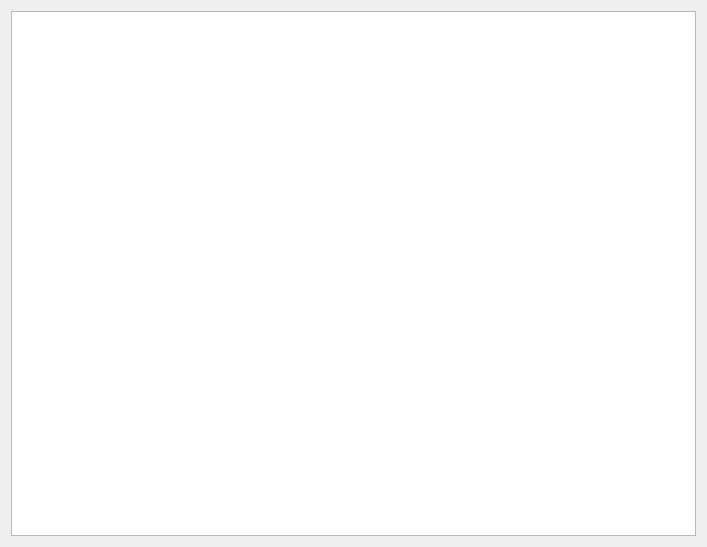
<?xml version="1.0" encoding="UTF-8"?>
<ui version="4.0">
 <class>AprsWidget</class>
 <widget class="QWidget" name="AprsWidget">
  <property name="geometry">
   <rect>
    <x>0</x>
    <y>0</y>
    <width>707</width>
    <height>547</height>
   </rect>
  </property>
  <property name="windowTitle">
   <string>AprsWidget</string>
  </property>
  <layout class="QGridLayout" name="gridLayout">
   <item row="0" column="0">
    <widget class="QTextEdit" name="DirewolfOutput">
     <property name="readOnly">
      <bool>true</bool>
     </property>
    </widget>
   </item>
  </layout>
 </widget>
 <resources/>
 <connections/>
</ui>
